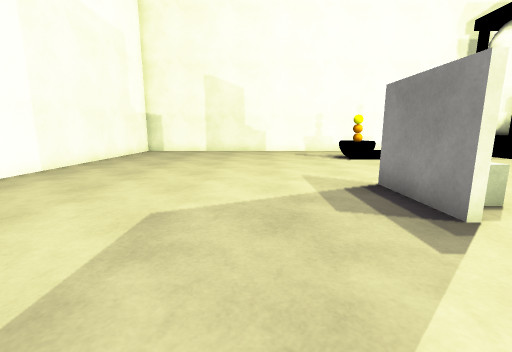
View 1 (above)

17 first-person views from a walk through a scene from a Unity 3-D project. The camera is 1.2 m above the floor, tilts 10° down and sees 90° across. The floor is counted in squares, 1 m on a side. Each view is taken from the middle of a square. On the plan, view 1 faces up. The plan holds only what a view shows up to about 12 squares ahead; the rest is blank. The place goes on beyond the plan. Surface patterns are stand-ins for the level's own textures.

View 2
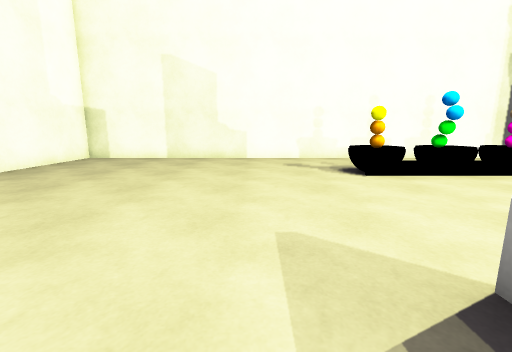

View 3
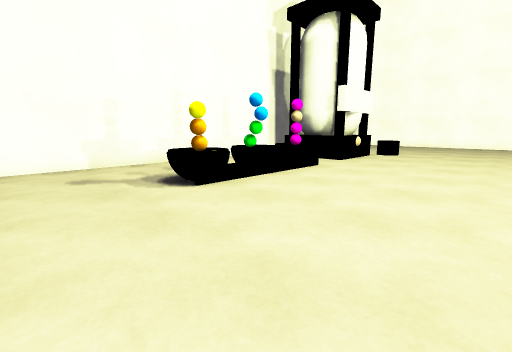

View 4
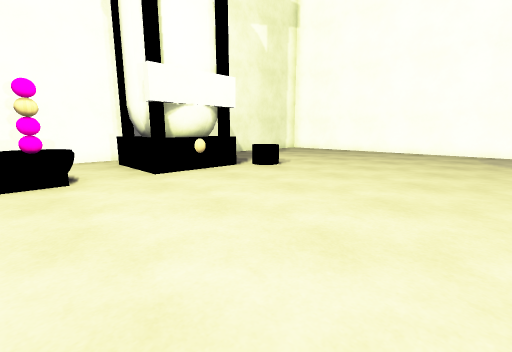

View 5
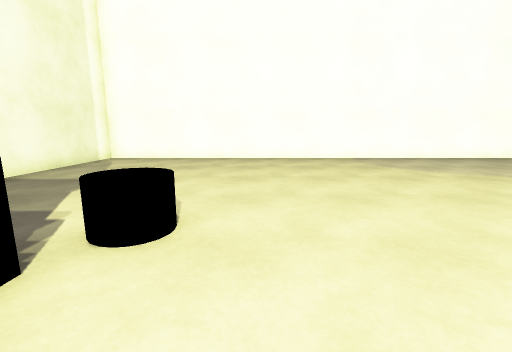

View 6
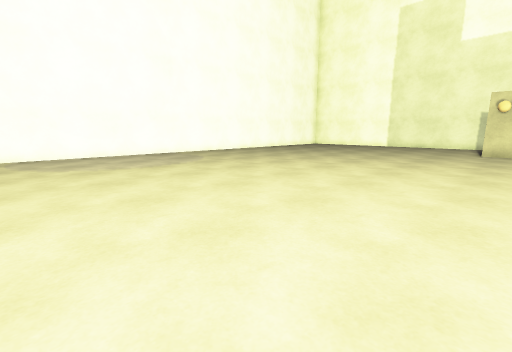

View 7
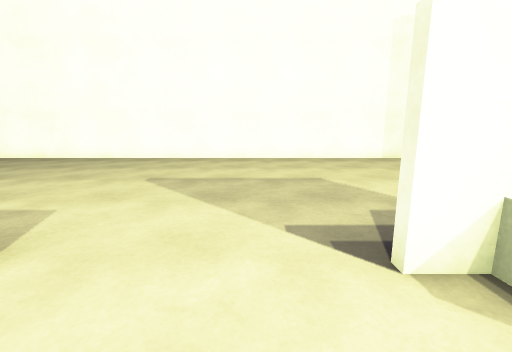

View 8
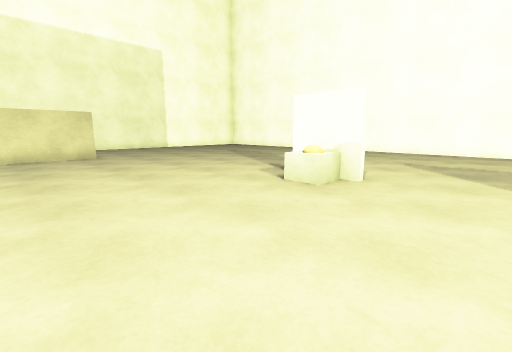

View 9
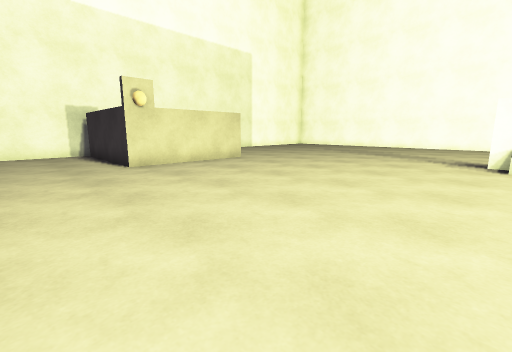

View 10
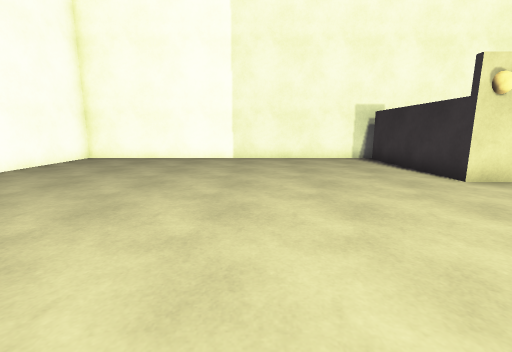

View 11
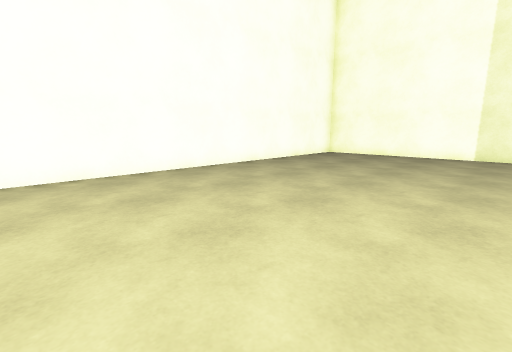

View 12
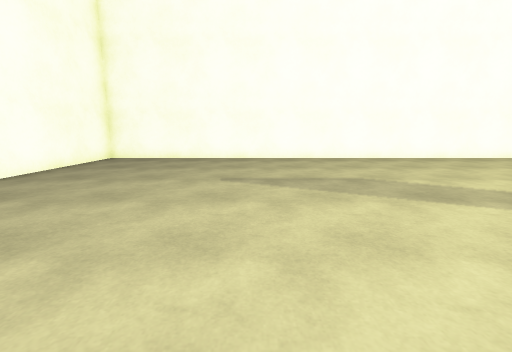

View 13
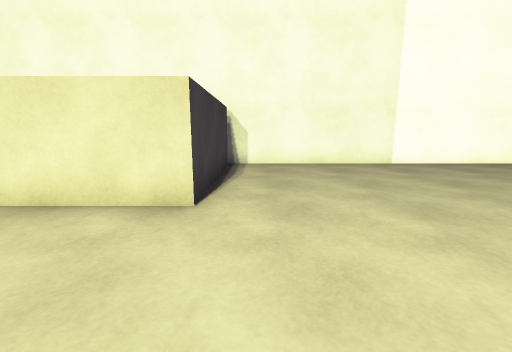

View 14
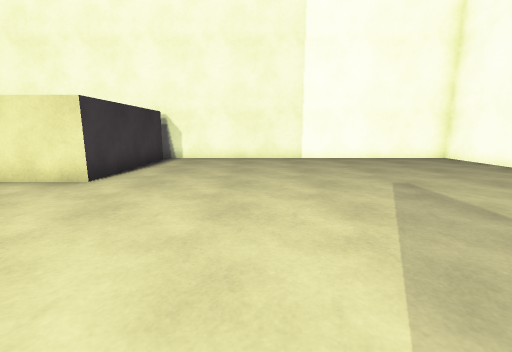

View 15
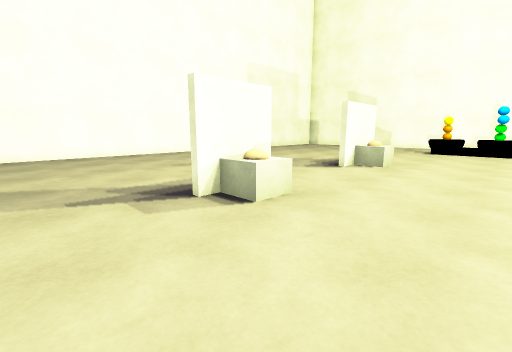

View 16
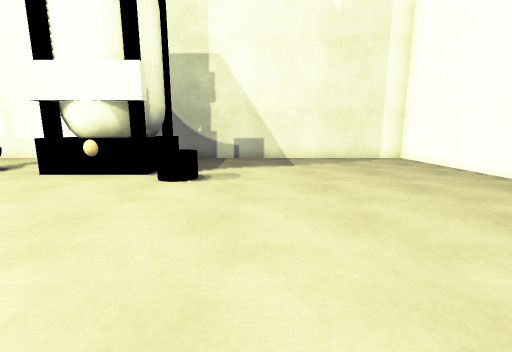

View 17
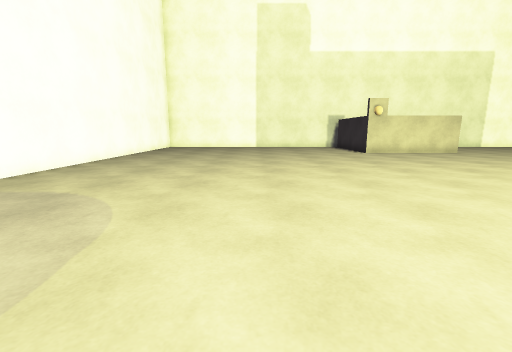

### Floor plan
Key: @ floor where view 1 was taken; # wall or solid block; . floor; ^ raised ledge; B bowl; O other object.
Columns run from 7 left of view 1 to 24 right of it. Each row starts with its distance up from view 1.
 16 ################################
 15 #............... ..   .........#
 14 #............ .. .#  #.........#
 13 #............  ...#  #.........#
 12 #..........B#B#B#.#^^#.........#
 11 #..........######. OO#O........#
 10 #..............................#
  9 #..............................#
  8 #..............................#
  7 #..............................#
  6 #..............................#
  5 #.........O#...................#
  4 #.........O#...................#
  3 #..............  ..............#
  2 #..............................#
  1 #..............................#
  0 #......@.......................#
 -1 #.........O#...................#
 -2 #.........O#...................#
 -3 #..............................#
 -4 #..............................#
 -5 #..............................#
 -6 #..............................#
 -7 #..............................#
 -8 #..............................#
 -9 #..............................#
-10 #..............................#
-11 #............#OOOO#............#
-12 #............O    O............#
-13 #............O    O............#
-14 #............O    O............#
-15 #............O    O............#
-16 #............#    #............#
-17 ##############    ##############

Where each view was taken, in squares from view 1:
view 1: 0 up, 0 right, facing up
view 2: 4 up, 1 right, facing up
view 3: 6 up, 1 right, facing up-right
view 4: 4 up, 8 right, facing up-right
view 5: 9 up, 12 right, facing right
view 6: 5 up, 10 right, facing down-right
view 7: 2 up, 5 right, facing left
view 8: 2 up, 9 right, facing down-left
view 9: 2 down, 14 right, facing down-left
view 10: 5 down, 16 right, facing down
view 11: 3 down, 16 right, facing down-right
view 12: 10 down, 5 right, facing left
view 13: 7 down, 5 right, facing down
view 14: 5 down, 2 right, facing down
view 15: 5 down, 7 right, facing up-left
view 16: 4 up, 17 right, facing up
view 17: 3 up, 17 right, facing down
